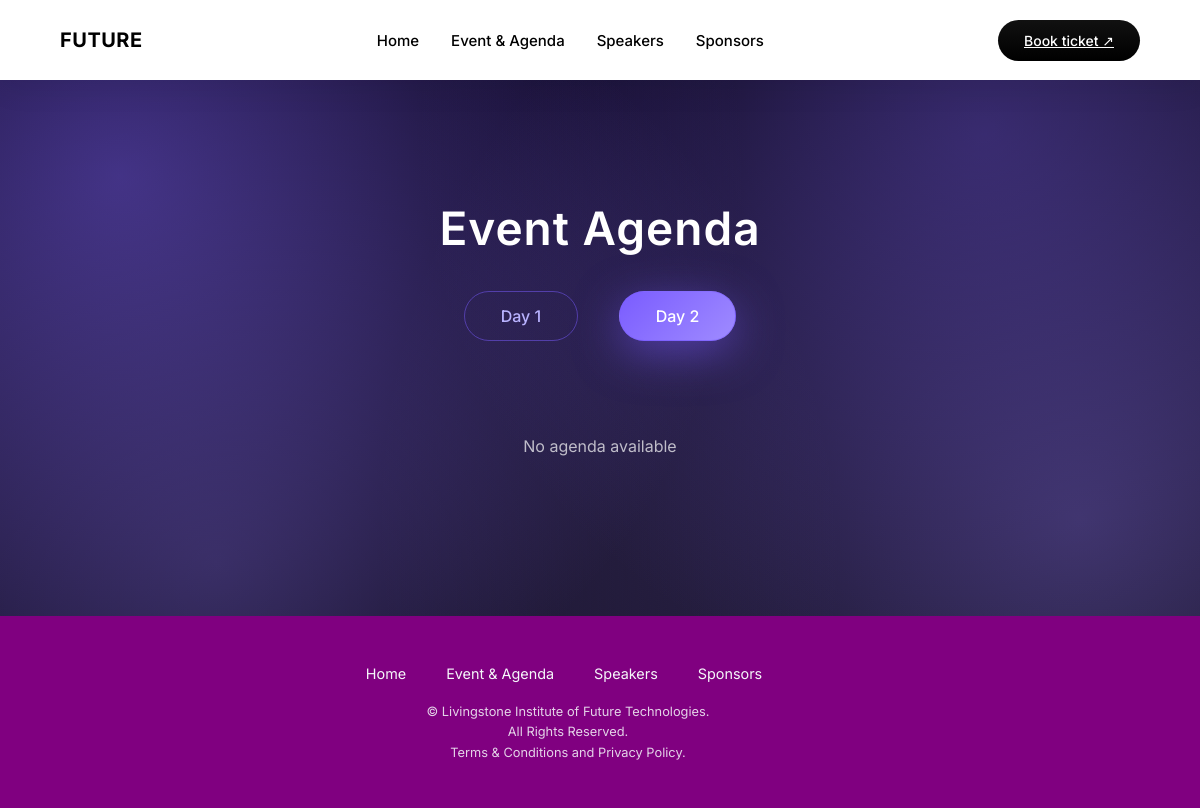
The page /agenda/?day=day2 on the database as committed earlier.
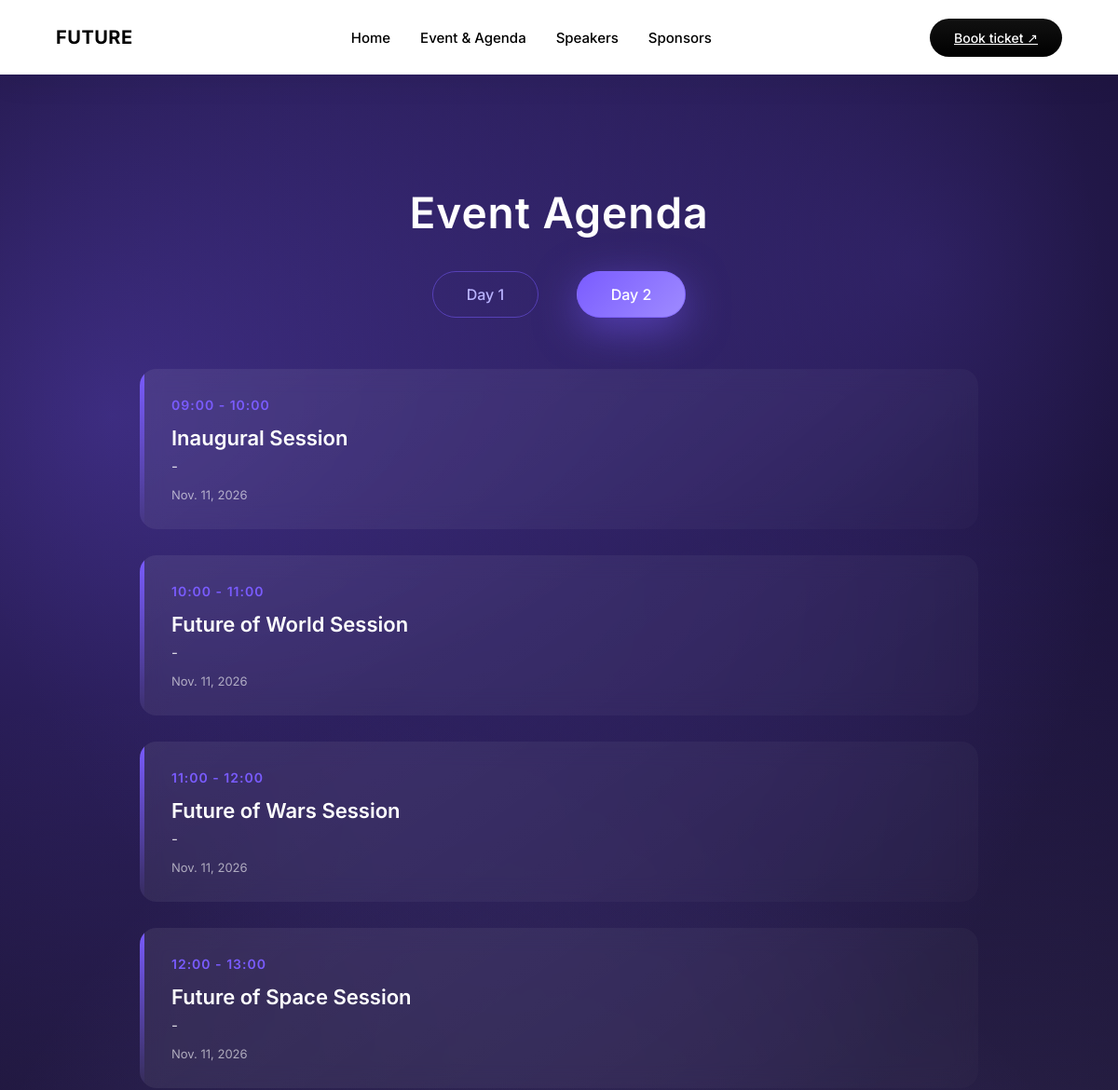
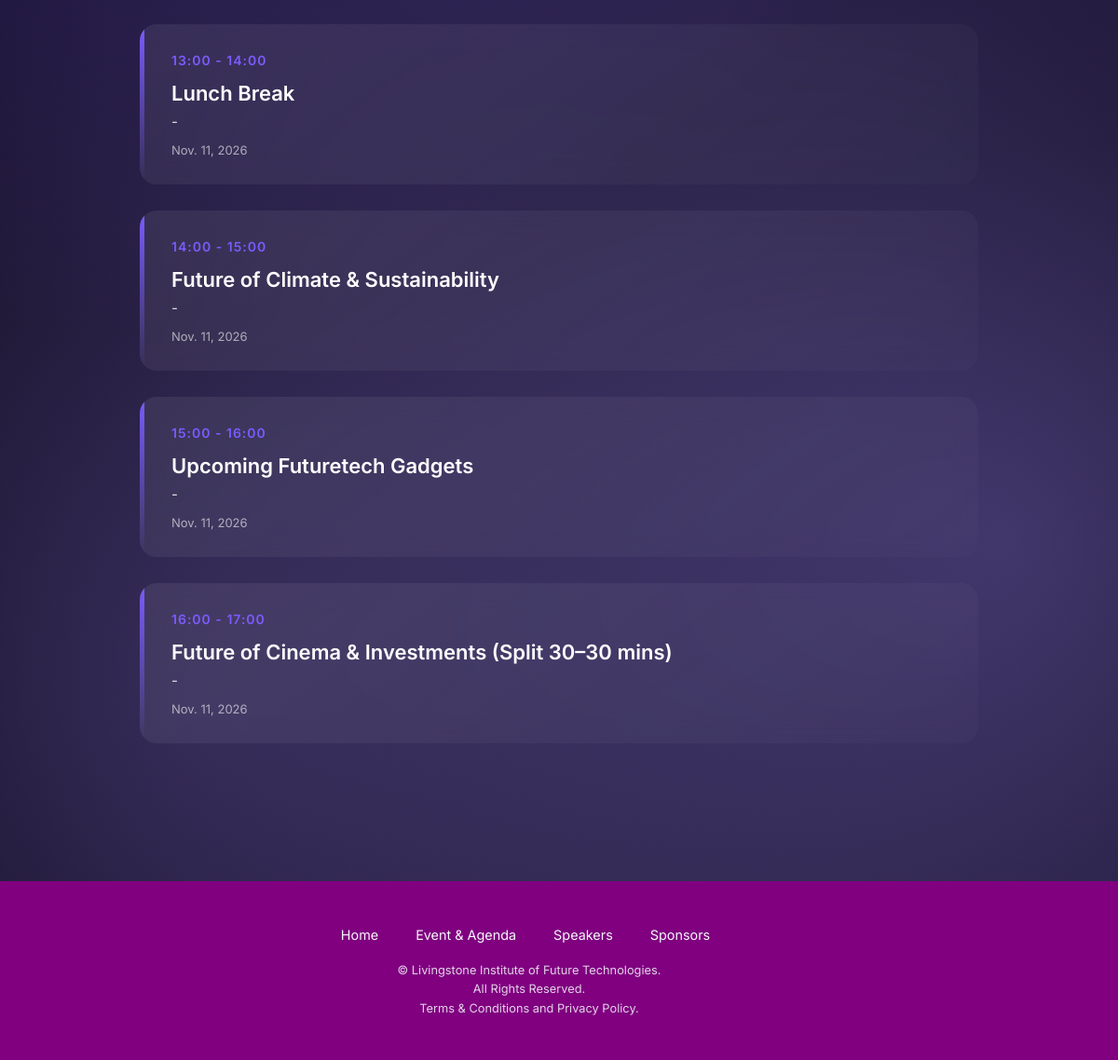
The same page on the database as committed later (2 pictures, top to bottom).
### fts/models.py (models this page shows, shortened)
class Agenda(models.Model):
    DAY_CHOICES = (
        ('day1', 'Day 1'),
        ('day2', 'Day 2'),
    )
    day = models.CharField(max_length=10, choices=DAY_CHOICES)
    date = models.DateField()
    time = models.CharField(max_length=50)
    activity = models.CharField(max_length=200)
    speakers = models.CharField(max_length=200)
    class Meta:
        ordering = ['date', 'time']

### fts/views.py (the view)
# urls.py: path('agenda/', agenda_page, name='agenda'),
def agenda_page(request):
    day = request.GET.get('day', 'day1')
    agendas = Agenda.objects.filter(day=day)
    return render(request, 'agenda.html', {
        'agendas': agendas,
        'active_day': day
    })

### fts/templates/agenda.html (shortened to what this page needs)
{% extends "base.html" %}
{% load static %}
{% block content %}
<section class="agenda-section">
  <h2 class="agenda-title">Event Agenda</h2>
  <div class="day-switch">
    <a href="?day=day1" class="{% if active_day == 'day1' %}active{% endif %}">Day 1</a>
    <a href="?day=day2" class="{% if active_day == 'day2' %}active{% endif %}">Day 2</a>
  </div>
  <div class="agenda-list">
    {% for item in agendas %}
    <div class="agenda-card">
      <span class="time">{{ item.time }}</span>
      <h3>{{ item.activity }}</h3>
      <p>{{ item.speakers }}</p>
      <small>{{ item.date }}</small>
    </div>
    {% empty %}
    <p class="no-data">No agenda available</p>
    {% endfor %}
  </div>
</section>
{% endblock %}

### fts/templates/base.html (shortened to what this page needs)
{% load static %}
<!DOCTYPE html>
<html lang="en">
<head>
  <link rel="stylesheet" href="{% static 'css/footer.css' %}">
  <link rel="stylesheet" href="{% static 'css/header.css' %}">
  <link rel="stylesheet" href="{% static 'css/style.css' %}">
  <link rel="stylesheet" href="{% static 'css/agenda.css' %}">
  <link rel="stylesheet" href="{% static 'css/event.css' %}">
</head>
<body>
  {% include "header.html" %}
  {% block content %}{% endblock %}
  {% include "footer.html" %}
</body>
</html>

### fts/templates/header.html (shortened to what this page needs)
{% load static %}
<!DOCTYPE html>
<html lang="en">
<head>
  <link rel="stylesheet" href="{% static 'css/footer.css' %}">
  <link rel="stylesheet" href="{% static 'css/header.css' %}">
  <link rel="stylesheet" href="{% static 'css/style.css' %}">
  <link rel="stylesheet" href="{% static 'css/agenda.css' %}">
   <link rel="stylesheet" href="{% static 'css/event.css' %}">
</head>
<body>
<header class="navbar">
  <div class="logo">FUTURE</div>
  <nav class="nav-links" id="navLinks">
    <a class="active" href="{% url 'home' %}">Home</a>
    <a href="{% url 'agenda' %}">Event & Agenda</a>
    <a href="{% url 'speakers' %}">Speakers</a>
    <a href="{% url 'sponsors' %}">Sponsors</a>
  </nav>
<a href="{% url 'event_detail' %}" class="btn-register">
    Book ticket ↗
</a>
</header>
</body>
</html>

### fts/templates/footer.html (shortened to what this page needs)
{% load static %}
<!DOCTYPE html>
<html lang="en">
<head>
    <link rel="stylesheet" href="{% static 'css/footer.css' %}">
    <link rel="stylesheet" href="{% static 'css/header.css' %}">
    <link rel="stylesheet" href="{% static 'css/style.css' %}">
    <link rel="stylesheet" href="{% static 'css/agenda.css' %}">
</head>
<body>
    <div class="footer">
        <div class="content">
            <div>
                <div class="footer-links">
                    <a href="/">Home</a>
                    <a href="/event-agenda">Event & Agenda</a>
                    <a href="/speakers">Speakers</a>
                    <a href="/sponsors">Sponsors</a>
                </div>
                <p class="footer-text" style="display: flex; justify-content: center;">© Livingstone Institute of Future Technologies. <br>
                    All Rights Reserved.<br>
                    Terms & Conditions and Privacy Policy.</p>
            </div>
        </div>
        <svg style="position:fixed; top:100vh">
            <defs>
                <filter id="blob">
                    <feGaussianBlur in="SourceGraphic" stdDeviation="10" result="blur"></feGaussianBlur>
                    <feColorMatrix in="blur" mode="matrix" values="1 0 0 0 0  0 1 0 0 0  0 0 1 0 0  0 0 0 19 -9"
                        result="blob"></feColorMatrix>
                </filter>
            </defs>
        </svg>
</body>
</html>

### fts/static/css/footer.css (style rules this page uses)
.footer { z-index: 1; --footer-background:purple; display: grid; position: relative; grid-area: footer; min-height: 12rem; overflow-x: clip; }
.footer .content > div { display: flex; flex-direction: column; justify-content: center; }
.footer .content > div > div { margin: 0.25rem 0; }
.footer .content > div > div > * { margin-right: 0.5rem; }
.footer .content { z-index: 2; display: grid; grid-template-columns: 1fr auto; grid-gap: 4rem; padding: 2rem; background: var(--footer-background); }
.footer-links { display:flex; gap:2rem; flex-wrap:wrap; margin:1rem 0; justify-content:center; }
.footer-links a { color:#F5F7FA; text-decoration:none; font-size:.9rem; transition:.3s; }
.footer-text { text-align:center; color:#F5F7FA; font-size:.8rem; line-height:1.6; margin-top:1rem; opacity:.85; }

### fts/static/css/header.css (style rules this page uses)
* { margin: 0; padding: 0; box-sizing: border-box; backface-visibility:hidden; }
body { font-family: "Inter", sans-serif; background: #000; color: #fff; -webkit-font-smoothing: antialiased; }
.navbar { height: 80px; background: #ffffff; color: #000; display: flex; align-items: center; justify-content: space-between; padding: 0 60px; position: relative; z-index: 1000; box-shadow: 0 10px 30px rgba(0, 0, 0, 0.06); }
.logo { font-size: 20px; font-weight: 700; letter-spacing: 0.5px; transition: transform 0.3s ease, opacity 0.3s ease; }
.nav-links { display: flex; align-items: center; }
.nav-links a { margin: 0 16px; text-decoration: none; color: #000; font-weight: 500; font-size: 15px; position: relative; transition: color 0.3s ease, opacity 0.3s ease; }
.nav-links a::after { content: ""; position: absolute; left: 50%; bottom: -6px; width: 0; height: 1.5px; background: #000; border-radius: 2px; transform: translateX(-50%); transition: width 0.3s ease; }
.btn-register { background: linear-gradient(180deg, #111, #000); color: #fff; border: none; padding: 12px 26px; border-radius: 999px; font-size: 14px; font-weight: 500; cursor: pointer; transition: transform 0.3s ease, box-shadow 0.3s ease; }

### fts/static/css/agenda.css (style rules this page uses)
.agenda-section { padding: 120px 80px; background: #05010d; color: #fff; position: relative; overflow: hidden; }
.agenda-section::before, .agenda-section::after { content: ""; position: absolute; width: 160%; height: 160%; top: -30%; left: -30%; pointer-events: none; z-index: 0; }
.agenda-section::before { background: radial-gradient(circle at 25% 30%, rgba(122, 92, 255, 0.45), transparent 40%), radial-gradient(circle at 75% 70%, rgba(159, 139, 255, 0.35), transparent 45%); animation: agendaGlow1 24s linear infinite; }
.agenda-section::after { background: radial-gradient(circle at 70% 25%, rgba(122, 92, 255, 0.30), transparent 38%), radial-gradient(circle at 30% 75%, rgba(159, 139, 255, 0.25), transparent 42%); animation: agendaGlow2 36s linear infinite; }
.agenda-title, .day-switch, .agenda-list { position: relative; z-index: 2; }
.agenda-title { text-align: center; font-size: 46px; font-weight: 600; margin-bottom: 50px; letter-spacing: 1px; }
.day-switch { text-align: center; margin-bottom: 70px; }
.day-switch a { margin: 0 18px; padding: 14px 36px; border-radius: 40px; border: 1px solid rgba(122, 92, 255, 0.5); color: #b9b3ff; text-decoration: none; font-weight: 500; backdrop-filter: blur(6px); transition: all 0.4s ease; }
.day-switch a.active { background: linear-gradient(135deg, #7a5cff, #9f8bff); color: #fff; box-shadow: 0 12px 45px rgba(122, 92, 255, 0.5); }
.agenda-list { max-width: 900px; margin: auto; }
.agenda-card { position: relative; padding: 28px 34px; margin-bottom: 28px; background: linear-gradient( 145deg, rgba(255,255,255,0.08), rgba(255,255,255,0.02) ); border-radius: 18px; backdrop-filter: blur(12px); overflow: hidden; opacity: 0; transform: translateY(20px); animation: cardFadeUp 0.9s ease forwards; }
.agenda-card::before { content: ""; position: absolute; top: 0; left: 0; width: 5px; height: 100%; background: linear-gradient(180deg, #7a5cff, transparent); }
.agenda-card .time { display: inline-block; font-size: 14px; font-weight: 600; letter-spacing: 1px; color: #7a5cff; margin-bottom: 8px; }
.agenda-card h3 { font-size: 22px; font-weight: 600; margin: 6px 0 8px; }
.agenda-card p { opacity: 0.85; font-size: 15px; margin-bottom: 10px; }
.agenda-card small { opacity: 0.6; font-size: 13px; }

Rows that differ between the two databases and show on the page:
added Agenda: time "09:00 - 10:00", activity "Inaugural Session", speakers "-", date "Nov. 11, 2026"
added Agenda: time "10:00 - 11:00", activity "Future of World Session", speakers "-", date "Nov. 11, 2026"
added Agenda: time "11:00 - 12:00", activity "Future of Wars Session", speakers "-", date "Nov. 11, 2026"
added Agenda: time "12:00 - 13:00", activity "Future of Space Session", speakers "-", date "Nov. 11, 2026"
added Agenda: time "13:00 - 14:00", activity "Lunch Break", speakers "-", date "Nov. 11, 2026"
added Agenda: time "14:00 - 15:00", activity "Future of Climate & Sustainability", speakers "-", date "Nov. 11, 2026"
added Agenda: time "15:00 - 16:00", activity "Upcoming Futuretech Gadgets", speakers "-", date "Nov. 11, 2026"
added Agenda: time "16:00 - 17:00", activity "Future of Cinema & Investments (Split 30–30 mins)", speakers "-", date "Nov. 11, 2026"
Other text that changed with them:
text no longer shown: "No agenda available"
